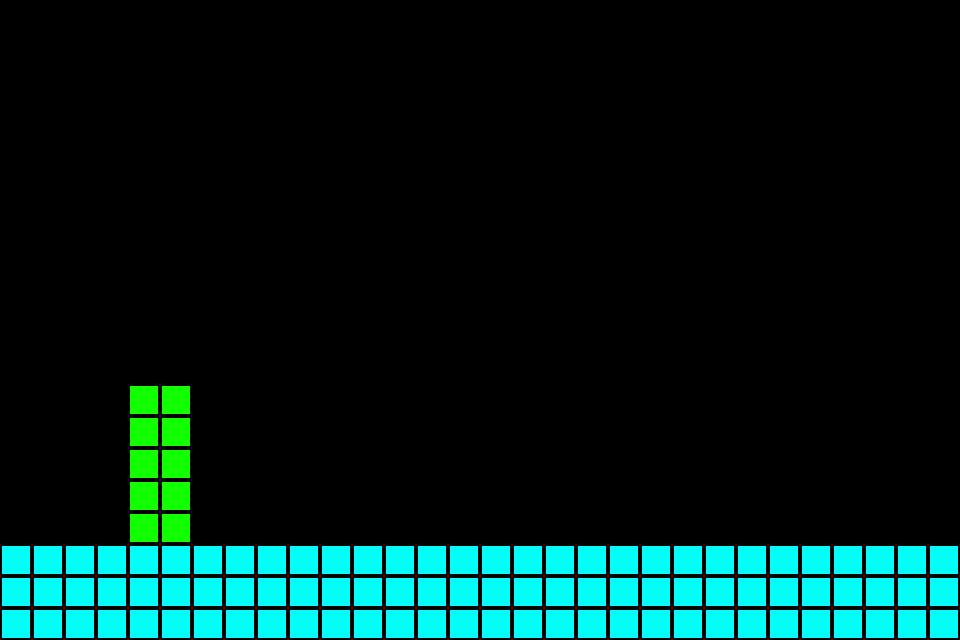

Tiled map render using the project's own tile images. Description and the map definition, with tile-layer contents summarised, below:
An orthogonal 30x20 tile map with 32x32 px tiles, 1 tile layer (Tile Layer 1) and 9 objects (5x powerChip, 2x negativePole, launcher, shutDownSite).

<map version="1.0" orientation="orthogonal" width="30" height="20" tilewidth="32" tileheight="32">
 <tileset firstgid="1" name="tilemap-hd" tilewidth="32" tileheight="32">
  <image source="tilemap-hd.png" width="64" height="64" />
  <tile id="0">
   <properties>
    <property name="Collidable" value="True" />
    <property name="Color" value="Blue" />
   </properties>
  </tile>
  <tile id="1">
   <properties>
    <property name="Collidable" value="True" />
    <property name="Color" value="Purple" />
   </properties>
  </tile>
  <tile id="2">
   <properties>
    <property name="Collidable" value="True" />
    <property name="Color" value="Green" />
   </properties>
  </tile>
  <tile id="3">
   <properties>
    <property name="Collidable" value="True" />
    <property name="Color" value="Yellow" />
   </properties>
  </tile>
 </tileset>
 <layer name="Tile Layer 1" width="30" height="20">
  <data>[600 cells, 100 non-empty, 2 distinct tile ids]</data>
 </layer>
 <objectgroup name="Object Layer 1" width="30" height="20">
  <object name="Launcher" type="launcher" x="64" y="448">
   <properties>
    <property name="direction" value="up" />
   </properties>
  </object>
  <object name="Pole" type="negativePole" x="800" y="256" />
  <object name="Chip" type="powerChip" x="192" y="64" />
  <object name="Chip" type="powerChip" x="288" y="96" />
  <object name="Chip" type="powerChip" x="384" y="160" />
  <object name="Chip" type="powerChip" x="448" y="256" />
  <object name="Chip" type="powerChip" x="480" y="352" />
  <object name="Site" type="shutDownSite" x="480" y="480" />
  <object name="Pole" type="negativePole" x="800" y="416" />
 </objectgroup>
</map>